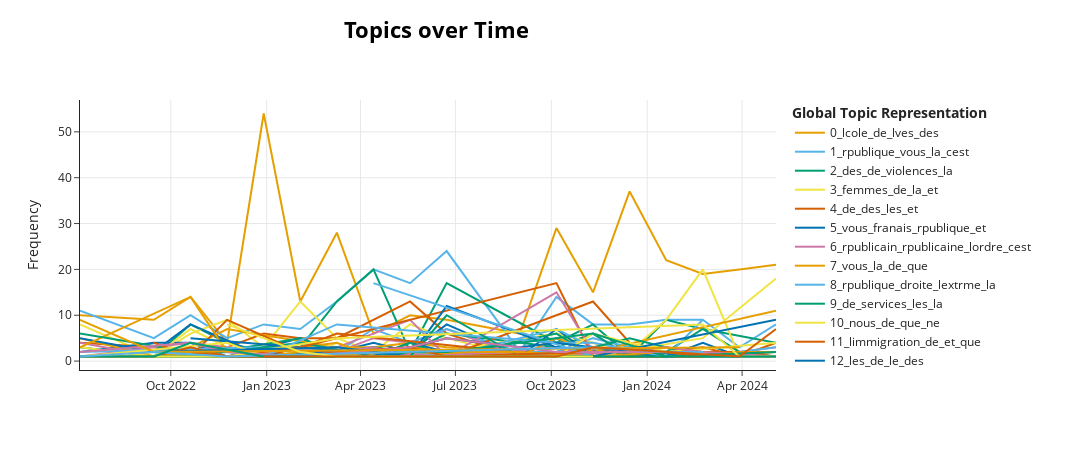

The notebook cell saved with this chart:
### Code cell
topic_model_better.visualize_topics_over_time(topics_over_time_better, top_n_topics=40)
